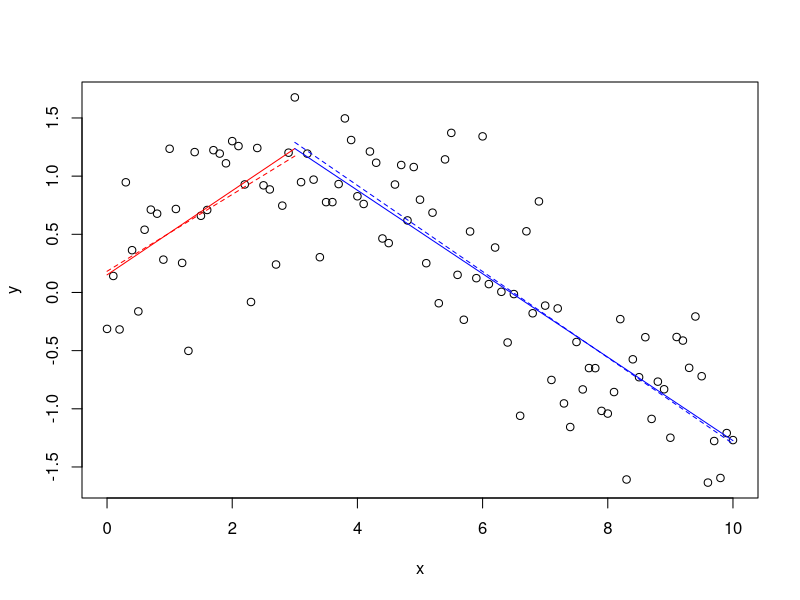
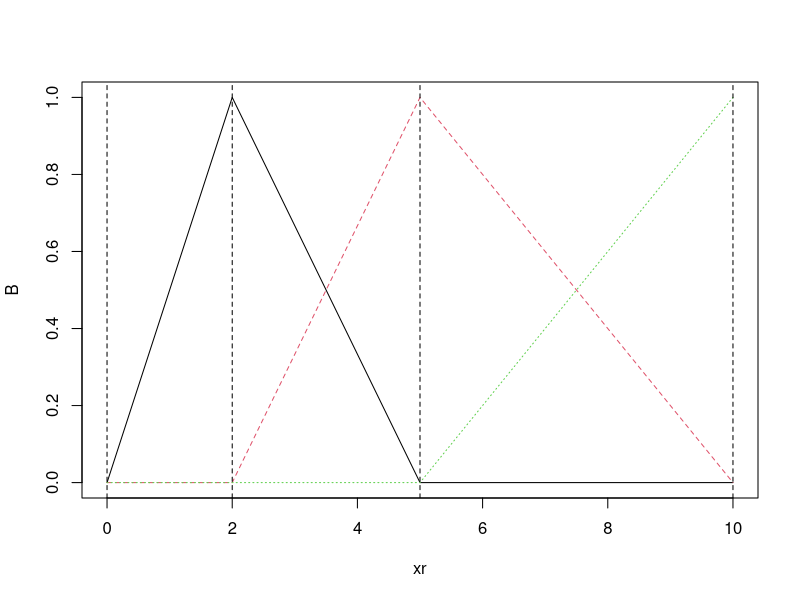
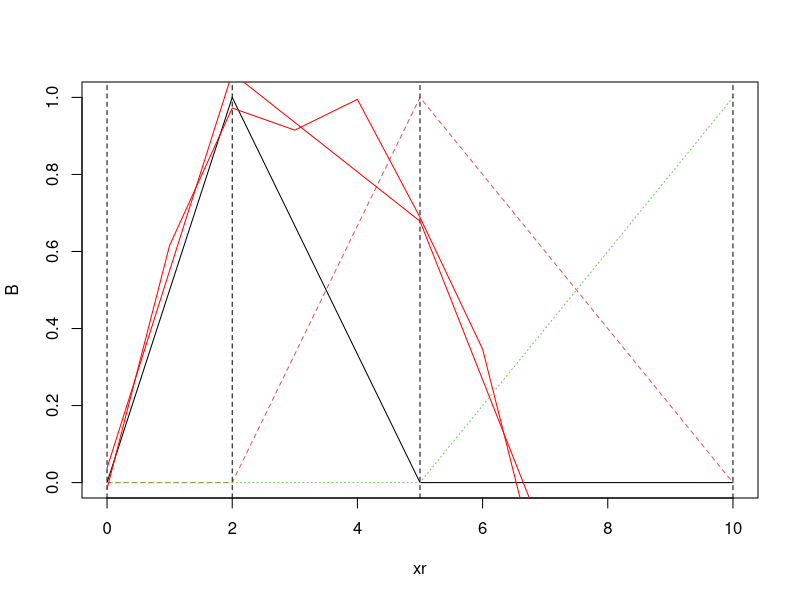
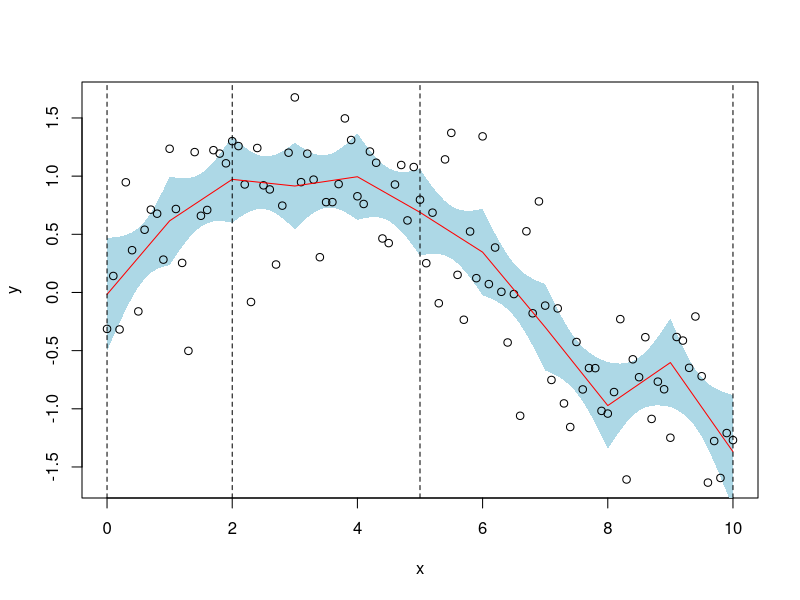
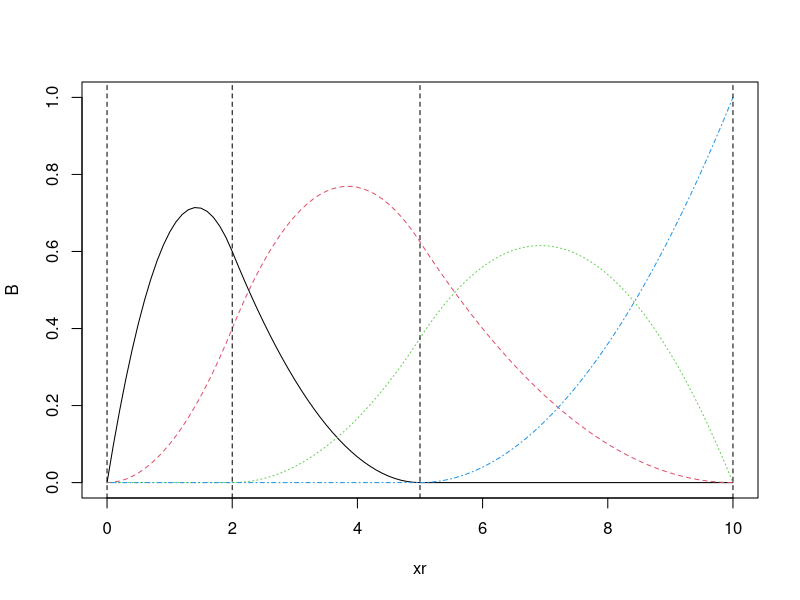
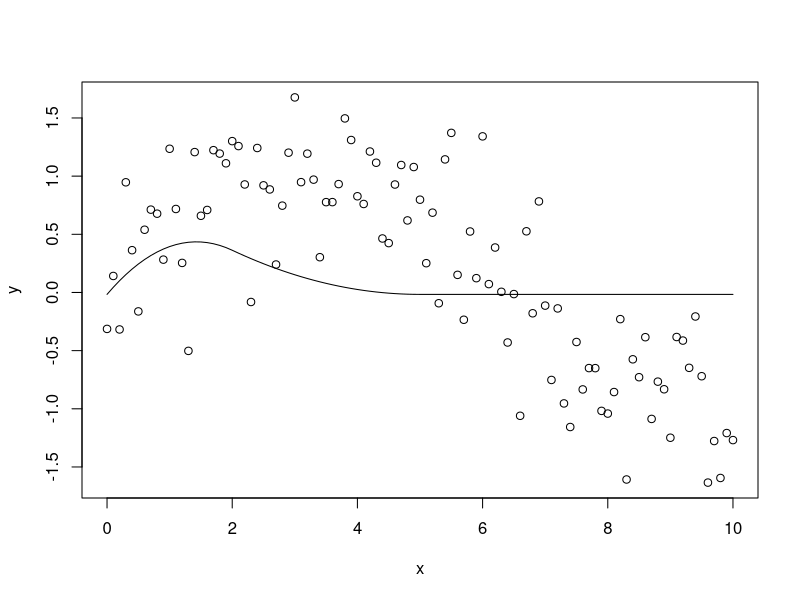
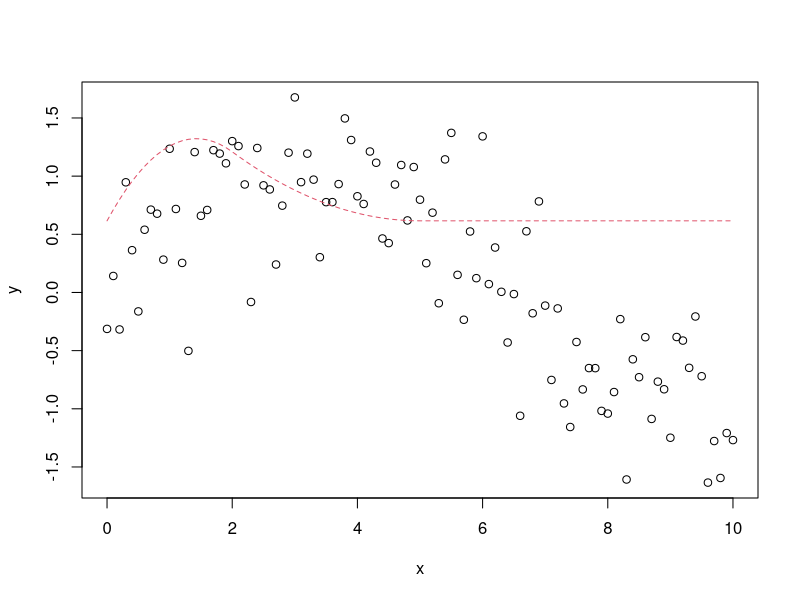
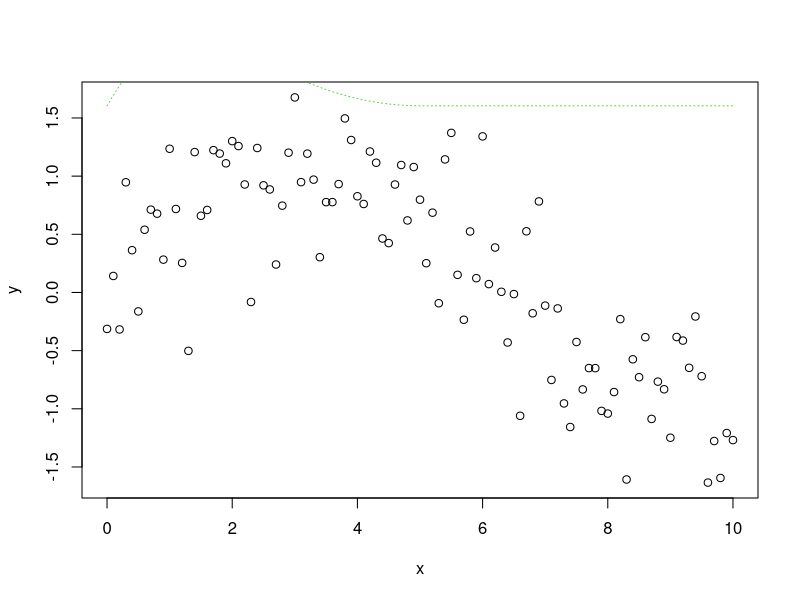

These figures' R source, in order: (Note: this script raises an error after producing the figures.)
# Description : Kernel Smoothing part 2
# Website : http://freakonometrics.hypotheses.org/9184

# Generate Random data
set.seed(1)
n=10
xr = seq(0,n,by=.1)
yr = sin(xr/2)+rnorm(length(xr))/2
db = data.frame(x=xr,y=yr)
plot(db)


attach(db)
library(splines)
B=bs(xr,knots=c(3),Boundary.knots=c(0,10),degre=1)
reg=lm(yr~B)
lines(xr[xr<=3],predict(reg)[xr<=3],col="red")
lines(xr[xr>=3],predict(reg)[xr>=3],col="blue")

reg=lm(yr~xr,subset=xr<=3)
lines(xr[xr<=3],predict(reg)[xr<=3],col="red",lty=2)
reg=lm(yr~xr,subset=xr>=3)
lines(xr[xr>=3],predict(reg),col="blue",lty=2)

reg=lm(yr~bs(xr,knots=c(3),Boundary.knots=c(0,10),degre=1),data=db)

B=bs(xr,knots=c(2,5),Boundary.knots=c(0,10),degre=1)
matplot(xr,B,type="l")
abline(v=c(0,2,5,10),lty=2)

B=bs(xr,knots=c(2,5),Boundary.knots=c(0,10),degre=1)
matplot(xr,B,type="l")
abline(v=c(0,2,5,10),lty=2)

reg=lm(yr~B)
lines(xr,predict(reg),col="red")

B=bs(xr,knots=1:9,Boundary.knots=c(0,10),degre=1)
reg=lm(yr~B)
lines(xr,predict(reg),col="red")

reg=lm(yr~B)
P=predict(reg,interval="confidence")
plot(db,col="white")
polygon(c(xr,rev(xr)),c(P[,2],rev(P[,3])),col="light blue",border=NA)
points(db)
reg=lm(yr~B)
lines(xr,P[,1],col="red")
abline(v=c(0,2,5,10),lty=2)

B=bs(xr,knots=c(2,5),Boundary.knots=c(0,10),degre=2)
matplot(xr,B,type="l")
abline(v=c(0,2,5,10),lty=2)

k=2
plot(db)
B=cbind(1,B)
lines(xr,B[,1:k]%*%coefficients(reg)[1:k],col=k-1,lty=k-1)

k=3
plot(db)
B=cbind(1,B)
lines(xr,B[,1:k]%*%coefficients(reg)[1:k],col=k-1,lty=k-1)

k=4
plot(db)
B=cbind(1,B)
lines(xr,B[,1:k]%*%coefficients(reg)[1:k],col=k-1,lty=k-1)

k=5
plot(db)
B=cbind(1,B)
lines(xr,B[,1:k]%*%coefficients(reg)[1:k],col=k-1,lty=k-1)

reg=lm(yr~B)
P=predict(reg,interval="confidence")
plot(db,col="white")
polygon(c(xr,rev(xr)),c(P[,2],rev(P[,3])),col="light blue",border=NA)
points(db)
reg=lm(yr~B)
lines(xr,P[,1],col="red")
abline(v=c(0,2,5,10),lty=2)

plot(data$no,data$mu,ylim=c(6,10))
abline(v=12*(0:8)+.5,lty=2)
reg=lm(mu~bs(no,knots=c(12*(1:7)+.5),Boundary.knots=c(0,97),
             degre=1),data=db)
lines(c(1:94,96),predict(reg),col="red")
